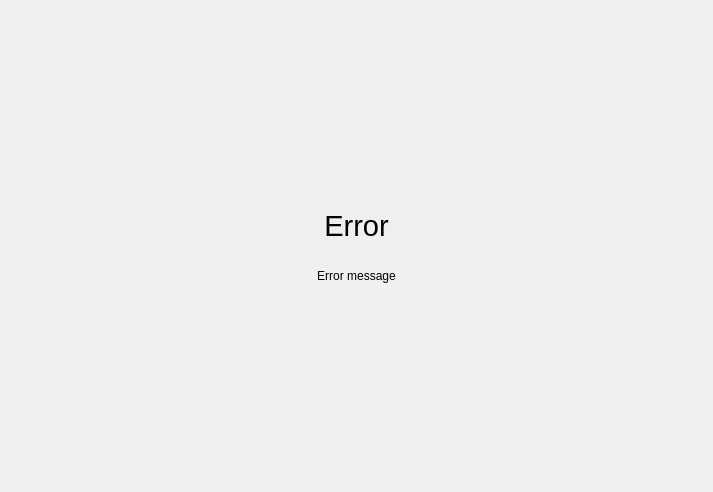
<?xml version="1.0" encoding="UTF-8"?>
<ui version="4.0">
 <class>error_widget</class>
 <widget class="QWidget" name="error_widget">
  <property name="geometry">
   <rect>
    <x>0</x>
    <y>0</y>
    <width>713</width>
    <height>492</height>
   </rect>
  </property>
  <property name="windowTitle">
   <string>Form</string>
  </property>
  <layout class="QVBoxLayout" name="verticalLayout">
   <item>
    <spacer name="top_spacer">
     <property name="orientation">
      <enum>Qt::Vertical</enum>
     </property>
     <property name="sizeHint" stdset="0">
      <size>
       <width>20</width>
       <height>40</height>
      </size>
     </property>
    </spacer>
   </item>
   <item>
    <widget class="QLabel" name="error_label">
     <property name="font">
      <font>
       <pointsize>22</pointsize>
      </font>
     </property>
     <property name="text">
      <string>Error</string>
     </property>
     <property name="alignment">
      <set>Qt::AlignCenter</set>
     </property>
    </widget>
   </item>
   <item>
    <widget class="QLabel" name="icon_label">
     <property name="text">
      <string/>
     </property>
     <property name="alignment">
      <set>Qt::AlignCenter</set>
     </property>
    </widget>
   </item>
   <item>
    <widget class="QLabel" name="message_label">
     <property name="text">
      <string>Error message</string>
     </property>
     <property name="alignment">
      <set>Qt::AlignCenter</set>
     </property>
    </widget>
   </item>
   <item>
    <spacer name="bottom_spacer">
     <property name="orientation">
      <enum>Qt::Vertical</enum>
     </property>
     <property name="sizeHint" stdset="0">
      <size>
       <width>20</width>
       <height>40</height>
      </size>
     </property>
    </spacer>
   </item>
  </layout>
 </widget>
 <resources/>
 <connections/>
</ui>
